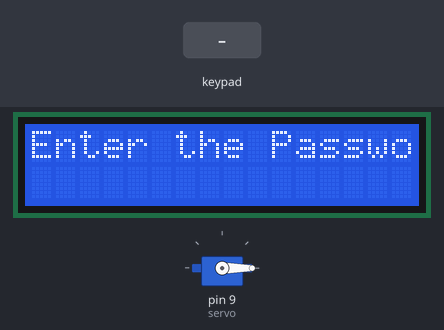
Recording of a sketch running on a simulated Arduino Uno, built with avr-gcc and run on an emulated ATmega328P. Shown: servo, 16×2 character LCD. Inputs (shaded band) come from the test bench.

Above: at 12.5 s.
12.6 s: keypad keys 1 3 6 9 D pressed 0.4 s apart
At 15.5 s:
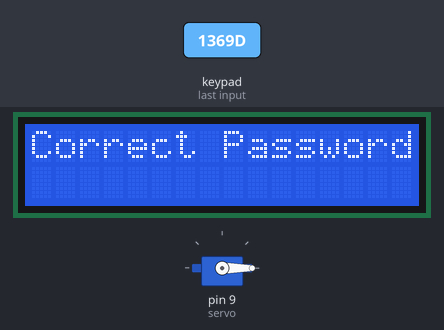
At 26.1 s:
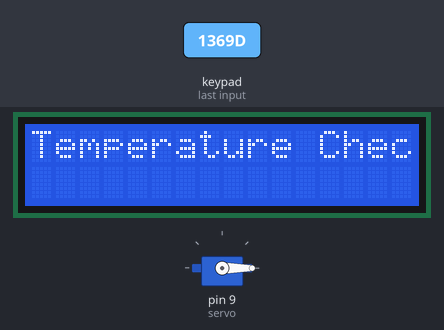

The sketch:

door_password_lock_temp_check1.ino
```cpp
#include <Servo.h>
#include <Keypad.h>
#include <LiquidCrystal.h>

//initializing variables
Servo servo;

const byte ROWS=4; //four rows
const byte COLS=4; //four columns
char keys[ROWS][COLS]=
{
  {'1','2','3','A'},
  {'4','5','6','B'},
  {'7','8','9','C'},
  {'*','0','#','D'}
};

byte rowPins[ROWS]={1,2,3,4};
byte colPins[COLS]={5,6,7,8};

Keypad k=Keypad(makeKeymap(keys),rowPins,colPins,ROWS,COLS);

LiquidCrystal lcd(10,A1,A2,A3,A4,A5);

char correctPassword[]="1369";
int number=sizeof(correctPassword)-1;
char pass[sizeof(correctPassword)-1];
int i=0,j=0;
int cnt=0;
int dg;
double Rdg;
char key;
bool d=1;

void setup()
{
  servo.attach(9);
  servo.write(0);
  lcd.begin(16,2);
  lcd.print("     WELCOME");
  delay(2000);
  lcd.clear();
  lcd.print("Enter the Password");
  scroll();
  servo.write(0);
  lcd.setCursor(0,1);
}

void loop()
{
  if(d==0)
  {
    key=k.getKey();
    if(key=='C')
    {
      servo.write(0);
      i=0;
      cnt=0;
      lcd.clear();
      lcd.print("Enter the Password");
      scroll();
      lcd.setCursor(0,1);
      d=1;
    }
  }
  else
  {
    key=k.getKey();
    if(key >= '0' && key <='9')
    {
      lcd.print('*');
      pass[i]=key;
      i++;
    }
    else if(key=='D')
    {
      if(i==number)
      {
        for(j=0;j<number;j++)
        {
          if(pass[j]==correctPassword[j]) cnt++;
        }
        if(cnt==number) correct();
        else wrong();
      }
      else wrong();
    }
  }
}

void scroll()
{
  int ps;
  delay(800);
  for(ps=0;ps<13;ps++)
  {
    lcd.scrollDisplayLeft();
    delay(150);
  }
  for(ps=0;ps<25;ps++)
  {
    lcd.scrollDisplayRight();
    delay(150);
  }
  for(ps=0;ps<12;ps++)
  {
    lcd.scrollDisplayLeft();
    delay(150);
  }
  delay(1000);
}

void wrong()
{
  lcd.clear();
  lcd.setCursor(0,0);
  lcd.print(" Wrong Password");
  lcd.setCursor(0,1);
  lcd.print("    Try Again   ");
  delay(2000);
  i=0;
  cnt=0;
  lcd.clear();
  lcd.setCursor(0,0);
  lcd.print("Enter the Password");
  scroll();
  lcd.setCursor(0,1);
}

void correct()
{
  lcd.clear();
  lcd.setCursor(0,0);
  lcd.print("Correct Password    ");
  delay(2000);
  lcd.clear();
  lcd.setCursor(0,0);
  delay(1000);
  lcd.begin(16,2);
  dg=0;
  Rdg=0.0;
  lcd.print("Temperature Check");
  scroll();
  delay(5000);
  dg=analogRead(0);
  Rdg=(double)dg/1024;
  Rdg=Rdg*5;
  Rdg=Rdg-0.5;
  Rdg=Rdg*100;
  lcd.setCursor(0,1);
  Rdg=(9.0/5)*(Rdg)+32;
  String output=String(Rdg)+String((char)178)+"F";
  lcd.begin(16,2);
  lcd.print(output);
  delay(2000);
  lcd.clear();
  if(Rdg<99.5 && Rdg>97.0)
  {
    lcd.begin(16,2);
    lcd.print("You are allowed");
    delay(2000);
    lcd.clear();
    servo.write(90);
    lcd.begin(16,2);
    lcd.print("Press C To close");
    i=0;
    cnt=0;
    d=0;
  }
  else
  {
    lcd.begin(16,2);
    lcd.print("You are not allowed");
    scroll();
    delay(2000);
    lcd.clear();
    lcd.begin(16,2);
    lcd.print("Press C To Retry");
    i=0;
    cnt=0;
    d=0;
  }
}
```

Measured:
- after the input at 12.6 s, the display: first changes at once (image 1 shows a later state)
- what the display in image 1 shows lasts 2.0 s, from 14.2 s to 16.2 s
